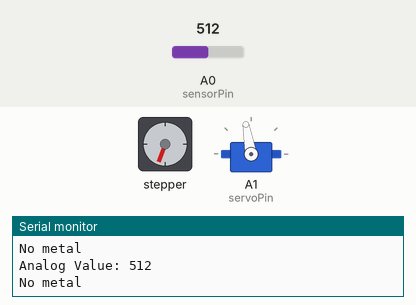
A sketch run on a simulated Arduino Uno, built with avr-gcc and run on an emulated ATmega328P. On the bench: stepper motor, servo, the last lines printed to the serial monitor. Wiring (inferred from the names in the program): stepper motor driver (200 steps per turn assumed): step pin 3; direction pin 2. The test bench sets the inputs (shaded band); at power-on: A0 (sensorPin) = 512.

Above: at 1.2 s.
1.3 s: A0 (sensorPin) set to 892
At 1.65 s:
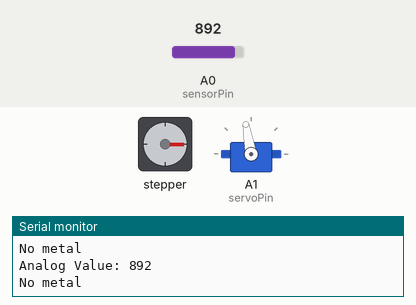
4.3 s: A0 (sensorPin) set to 911
At 4.66 s:
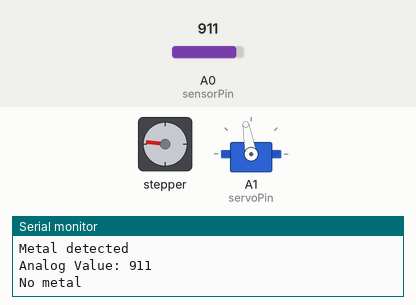
At 5.56 s:
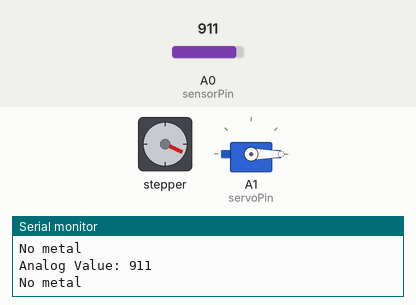
Timing chart, 0 to 19.3 s (numbered marks = the images above; inputs shaded):
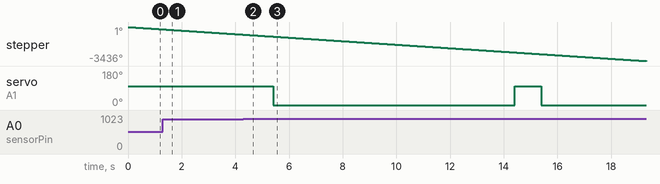

Measured:
- the behaviour switches between 900 and 901 on A0 (sensorPin) (found by bisection; images 1 and 2)
- after the input at 4.3 s, servo on A1 (servoPin): 100° → 0° after 1.1 s, → 100° 9.0 s later, → 0° 1.0 s later

The sketch:

metal_detection_sort.ino
```cpp
#include <Servo.h>

// === Metal Detection ===
const int sensorPin = A0;
unsigned long lastSensorTime = 0;
const unsigned long sensorDelay = 200;
bool metalDetected = false;

// === Stepper Motor ===
const int dirPin = 2;
const int stepPin = 3;
const unsigned long motorRunTime = 60000;
const unsigned long motorStepDelay = 5000;
unsigned long motorStartTime = 0;
unsigned long lastStepTime = 0;
bool motorOn = false;
bool stepState = false;

// === Servo Motor ===
Servo myServo;
const int servoPin = A1;
bool servoActive = false;
int servoStage = 0;
unsigned long servoStartTime = 0;

void setup() {
  Serial.begin(9600);

  // Metal detection pin
  pinMode(sensorPin, INPUT);

  // Stepper motor setup
  pinMode(stepPin, OUTPUT);
  pinMode(dirPin, OUTPUT);
  digitalWrite(dirPin, LOW); // Motor direction

  // Servo setup
  myServo.attach(servoPin);
  myServo.write(100); // Start at 100°
}

void loop() {
  // === Metal Detection ===
  if (millis() - lastSensorTime >= sensorDelay) {
    lastSensorTime = millis();
    int sensorValue = analogRead(sensorPin);
    Serial.print("Analog Value: ");
    Serial.println(sensorValue);

    if (sensorValue > 900 && !servoActive) {
      Serial.println("Metal detected");
      metalDetected = true;
      servoActive = true;
      servoStage = 0;
      servoStartTime = millis();
    } else {
      Serial.println("No metal");
    }
  }

  // === Stepper Motor Control ===
  if (!motorOn) {
    motorOn = true;
    motorStartTime = millis();
    lastStepTime = micros();
  }

  if (motorOn && millis() - motorStartTime < motorRunTime) {
    if (micros() - lastStepTime >= motorStepDelay) {
      lastStepTime = micros();
      digitalWrite(stepPin, stepState);
      stepState = !stepState;
    }
  }

  if (motorOn && millis() - motorStartTime >= motorRunTime) {
    motorOn = false;
    delay(1000); // Pause before restarting motor
  }

  // === Servo Motor Triggered by Metal Detection ===
  if (servoActive) {
    unsigned long currentTime = millis();

    if (servoStage == 0 && currentTime - servoStartTime >= 1000) {
      // After 1 sec: move to 0°
      myServo.write(0);
      servoStage = 1;
      servoStartTime = currentTime;
    }
    else if (servoStage == 1 && currentTime - servoStartTime >= 9000) {
      // After 9 sec at 0°, return to 100°
      myServo.write(100);
      servoStage = 2;
      servoActive = false; // Sequence complete
    }
  }
}
```
